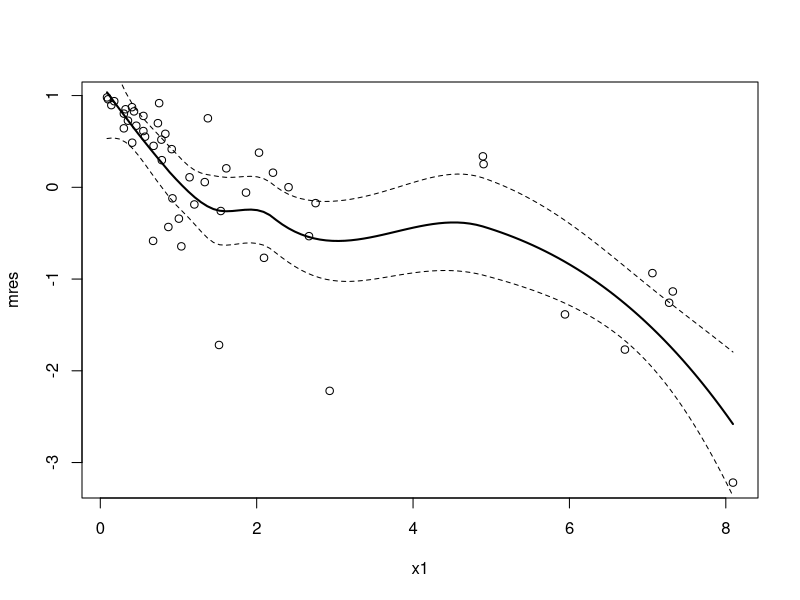
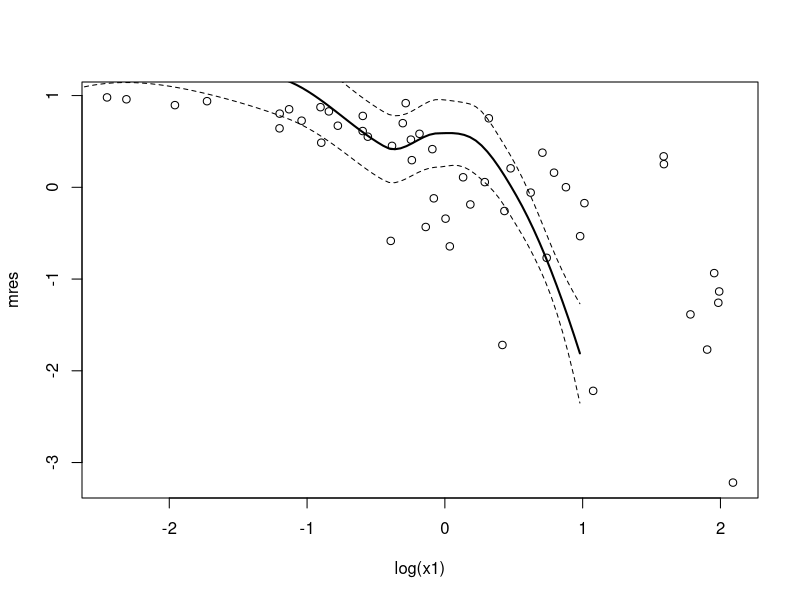
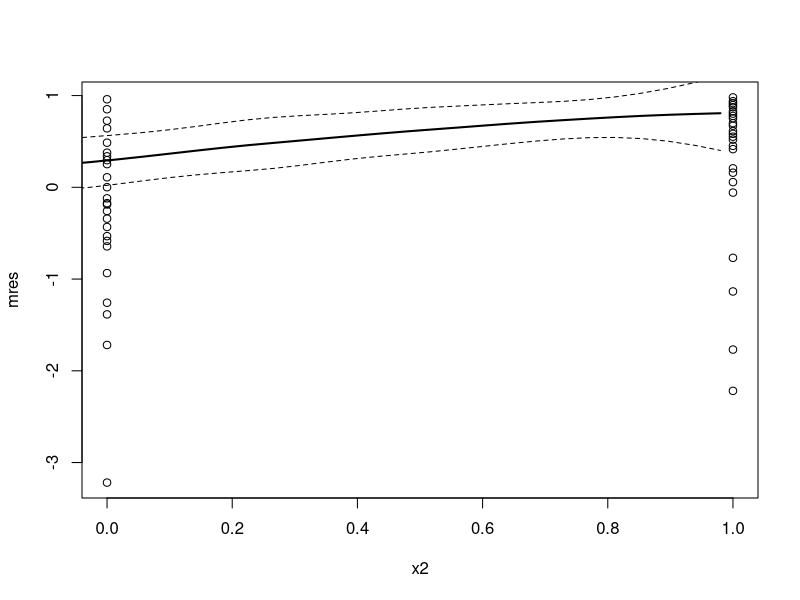
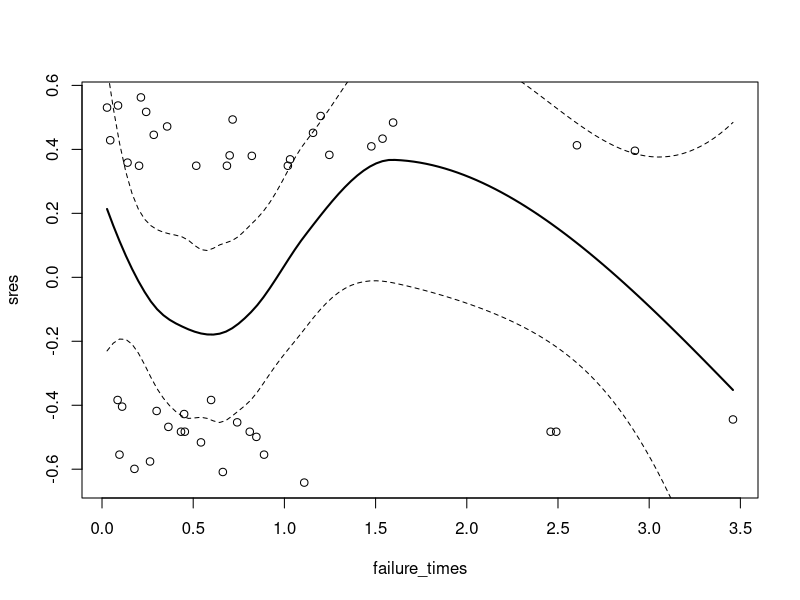

Recreate these plots in R, in order.
## ---- preliminary
library(survival)
data <- read.table("data.dat")
attach(data)

smoothSEcurve <- function(yy, xx) {
  # use after a call to "plot"
  # fit a lowess curve and 95% confidence interval curve
  # make list of x values
  xx.list <- min(xx) + ((0:100)/100)*(max(xx) - min(xx))
  # Then fit loess function through the points (xx, yy)
  # at the listed values
  yy.xx <- predict(loess(yy ~ xx), se=T,
                   newdata=data.frame(xx=xx.list))
  lines(yy.xx$fit ~ xx.list, lwd=2)
  lines(yy.xx$fit -
          qt(0.975, yy.xx$df)*yy.xx$se.fit ~ xx.list, lty=2)
  lines(yy.xx$fit +
          qt(0.975, yy.xx$df)*yy.xx$se.fit ~ xx.list, lty=2)
}

## ---- 1
coxreg <- coxph(Surv(y, delta)~1)
mres <- residuals(coxreg, type="martingale")
plot(x1, mres)
smoothSEcurve(mres, x1)
plot(log(x1), mres)
smoothSEcurve(log(x1), mres)
plot(x2, mres)
smoothSEcurve(x2, mres)

# Rhat <- survfit(coxreg)
# Zhat <- -log(R$surv)
# M <- delta - Zhat

## ---- 2

coxreg2 <- coxph(Surv(y,delta)~x2)
sres <- residuals(coxreg2,type="schoenfeld")
failure_times <- delta*y
failure_times <- failure_times[failure_times != 0]
plot(failure_times,sres)
smoothSEcurve(sres,failure_times)

## ---- 3

## ---- 4

## ---- 5

## ---- 6

## ---- 7

## ---- 8

## ---- 9
